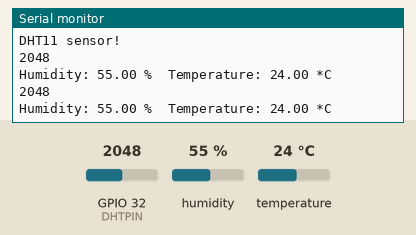
Simulated run of this sketch. Board: ESP32. Shown: the last lines printed to the serial monitor. Inputs (shaded band) come from the test bench; at power-on: humidity 55 %, GPIO 32 (DHTPIN) = 2048, temperature 24 °C.

Above: at 4.8 s.
4.9 s: humidity set to 22 %
At 6.6 s:
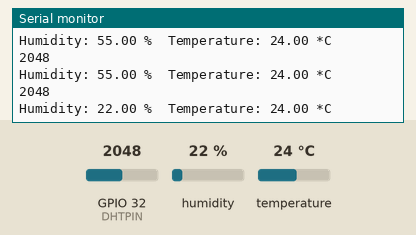
7.9 s: GPIO 32 (DHTPIN) set to 2866
At 9.0 s:
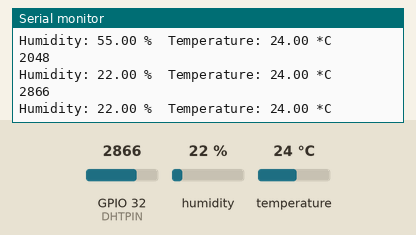
10.9 s: temperature set to 12 °C
At 12.5 s:
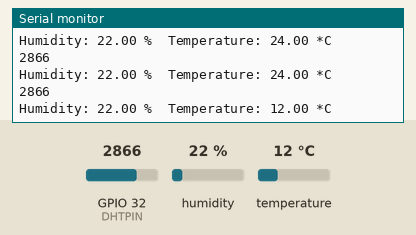
13.9 s: GPIO 32 (DHTPIN) set to 3603
At 14.9 s:
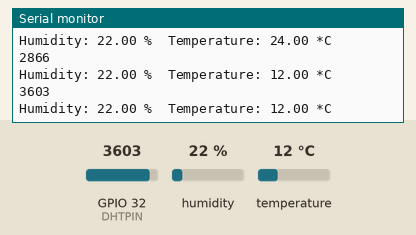
16.9 s: humidity set to 40 %
At 19.7 s:
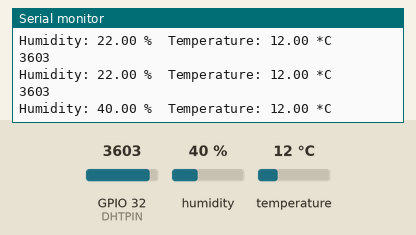
Timing chart, 0 to 20.9 s (numbered marks = the images above; inputs shaded):
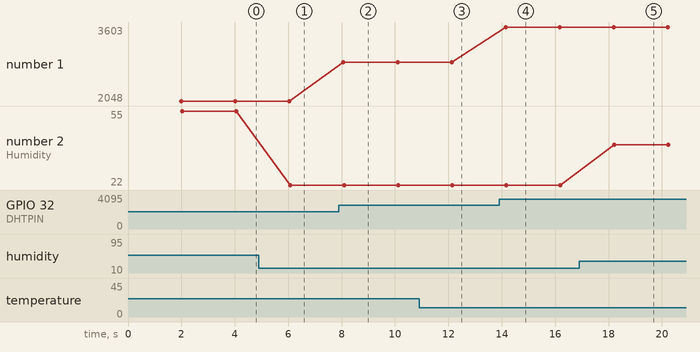

The sketch:

sketch_apr18a.ino
```cpp
#include "DHT.h"
//here we use 14 of ESP32 to read data
#define DHTPIN 32
//our sensor is DHT11 type
#define DHTTYPE DHT11
//create an instance of DHT sensor
DHT dht(DHTPIN, DHTTYPE);

void setup()
{
Serial.begin(9600);
Serial.println("DHT11 sensor!");
//call begin to start sensor
dht.begin();
}

void loop() {
  delay(2000);
  Serial.println(analogRead(DHTPIN));
//use the functions which are supplied by library.
float h = dht.readHumidity();
// Read temperature as Celsius (the default)
float t = dht.readTemperature();
// Check if any reads failed and exit early (to try again).
if (isnan(h) || isnan(t)) {
Serial.println("Failed to read from DHT sensor!");
return;
}
// print the result to Terminal
Serial.print("Humidity: ");
Serial.print(h);
Serial.print(" %\t");
Serial.print("Temperature: ");
Serial.print(t);
Serial.println(" *C ");
//we delay a little bit for next read

}
```

Measured:
- after the input at 4.9 s, the serial monitor: prints a new line after 1.2 s (image 1)
- after the input at 7.9 s, the serial monitor: prints a new line after 0.17 s (image 2)
- after the input at 10.9 s, the serial monitor: prints a new line after 1.2 s (image 3)
- after the input at 13.9 s, the serial monitor: prints a new line after 0.24 s (image 4)
- after the input at 16.9 s, the serial monitor: prints a new line after 1.3 s (image 5)
- plotted number 1: 2048 → 2866 after the input at 7.9 s, 2866 → 3603 after the input at 13.9 s
- plotted number 2: 55 → 22 after the input at 4.9 s, 22 → 40 after the input at 16.9 s
